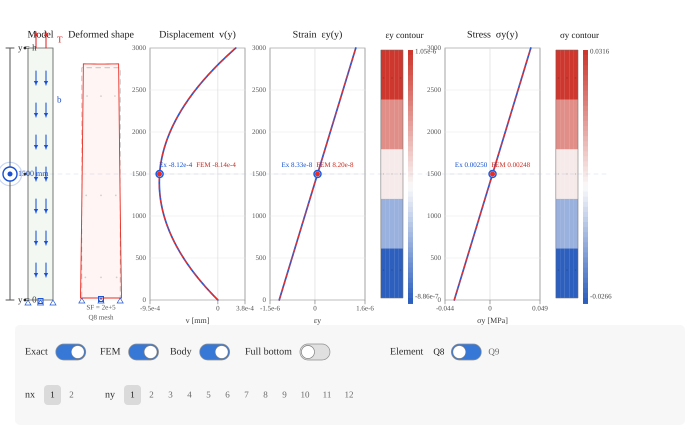
Frame 1 (no input)
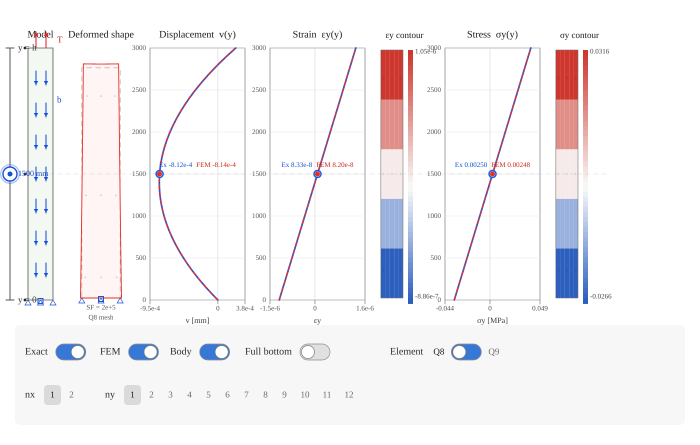
Frame 60 (no input)
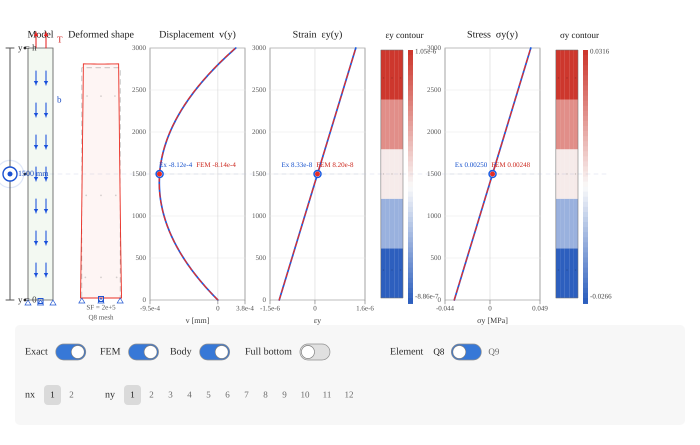
Frame 120 (the mouse pressed at the canvas centre since frame 60)

The p5.js sketch that drew these frames (run headless with seeded random() and noise() and a simulated clock; from frame 60 on, the mouse is pressed at the canvas centre):

// p5.js sketch
// ── sketch.js
// ============================================================
// INTERACTIVE Q8 / Q9 PLATE — COMPACT 700 px VERSION
// Exact 1D comparison + higher-order FEM + 3x3 GP contours
// Sparse PCG solver avoids p5.js "infinite loop" issue
// ============================================================

const W = 700;
const H = 445;

const FS_BASE = 10;
const FS_SMALL = 9;
const FS_TINY = 8;
const FS_XTINY = 7;

// Geometry / material / loading
const w = 500;                  // mm
const h = 3000;                 // mm
const thickness = 300;          // mm
const E = 3e4;                  // N/mm^2
const nu = 0.3;
const Ts = 0.04;                // N/mm^2
const bodyForceValue = -2.5e-5; // N/mm^3

// Display state
let showExact = true;
let showFEM = true;
let bodyForceOn = true;
let useQ9 = false;              // false = Q8, true = Q9
let fullBottomFixed = false;    // DEFAULT OFF

// Mesh
let nx = 1;
let ny = 1;

const nxOptions = [1, 2];

const nyOptions = [
  1, 2, 3, 4, 5, 6,
  7, 8, 9, 10, 11, 12
];

let femData;

// Slider
let currentY = 1500;
let sliderDragging = false;

// Layout
const graphTop = 48;
const graphBottom = 300;

const sliderX = 10;

const plateX = 28;
const plateW = 25;

const defTileX = 66;
const defTileW = 70;

const uPlotX = 150;

const epsPlotX = 270;
const epsContourX = 377;

const sigmaPlotX = 445;
const sigmaContourX = 552;

const plotW = 95;
const contourW = 55;

// Controls
const controlsX = 15;
const controlsY = 325;
const controlsW = W - 30;
const controlsH = 100;

let controlHits = [];

// Visual deformation scale
const deformationScale = 2e5;


// ============================================================
// SETUP / DRAW
// ============================================================

function setup() {

  createCanvas(
    W,
    H
  );

  pixelDensity(2);

  textFont("Anaheim");

  updateFEM();
}


function draw() {

  background(255);


  const exactV =
    displacementExact(
      currentY
    );


  const exactEps =
    strainExact(
      currentY
    );


  const exactSigma =
    stressExact(
      currentY
    );


  const femCurrent =
    getFEMValueAt(
      currentY
    );


  drawLoadingSchematic();

  drawVerticalSlider();

  drawDeformedShape();


  // ----------------------------------------------------------
  // DISPLACEMENT
  // ----------------------------------------------------------

  drawGraph(

    uPlotX,

    "Displacement  v(y)",

    "v [mm]",

    displacementExact,

    getCombinedRange(
      displacementExact,
      "v"
    ),

    exactV,

    femCurrent.v,

    "v"
  );


  // ----------------------------------------------------------
  // STRAIN
  // ----------------------------------------------------------

  drawGraph(

    epsPlotX,

    "Strain  εy(y)",

    "εy",

    strainExact,

    getCombinedRange(
      strainExact,
      "eps"
    ),

    exactEps,

    femCurrent.eps,

    "eps"
  );


  drawGaussContourTile(

    epsContourX,

    "εy contour",

    "eps"
  );


  // ----------------------------------------------------------
  // STRESS
  // ----------------------------------------------------------

  drawGraph(

    sigmaPlotX,

    "Stress  σy(y)",

    "σy [MPa]",

    stressExact,

    getCombinedRange(
      stressExact,
      "sigma"
    ),

    exactSigma,

    femCurrent.sigma,

    "sigma"
  );


  drawGaussContourTile(

    sigmaContourX,

    "σy contour",

    "sigma"
  );


  drawCurrentHeightGuide();

  drawControls();
}


// ============================================================
// FONT
// ============================================================

function fontSize(s) {

  textFont(
    "Anaheim"
  );

  textSize(s);
}


// ============================================================
// EXACT 1D SOLUTION
// ============================================================

function getBodyForce() {

  return bodyForceOn
    ? bodyForceValue
    : 0;
}


function displacementExact(y) {

  const b =
    getBodyForce();


  return (

    -(b / (2 * E))
    *
    y
    *
    y

    +

    (
      (Ts + b * h)
      /
      E
    )
    *
    y
  );
}


function strainExact(y) {

  const b =
    getBodyForce();


  return (

    -(b / E)
    *
    y

    +

    (Ts + b * h)
    /
    E
  );
}


function stressExact(y) {

  const b =
    getBodyForce();


  return (

    -b
    *
    y

    +

    Ts

    +

    b
    *
    h
  );
}


// ============================================================
// FEM UPDATE
// ============================================================

function updateFEM() {

  femData =
    solveHigherOrder(
      nx,
      ny,
      useQ9
    );


  femData.centerline =
    buildCenterlineData(
      femData,
      240
    );
}


// ============================================================
// STRUCTURED Q8 / Q9 MESH
// ============================================================

function generateHigherOrderMesh(
  nxRequested,
  nyRequested,
  q9
) {

  const coords = [];

  const nodeMap =
    new Map();


  function key(
    I,
    J
  ) {

    return `${I},${J}`;
  }


  function addNode(
    I,
    J
  ) {

    const k =
      key(
        I,
        J
      );


    if (
      nodeMap.has(k)
    ) {

      return nodeMap.get(k);
    }


    const n =
      coords.length;


    coords.push([

      w * I
      /
      (
        2 * nxRequested
      ),

      h * J
      /
      (
        2 * nyRequested
      )
    ]);


    nodeMap.set(
      k,
      n
    );


    return n;
  }


  // ----------------------------------------------------------
  // HALF-STEP STRUCTURED GRID
  //
  // Q8:
  // odd-odd centre nodes omitted
  //
  // Q9:
  // odd-odd centre nodes included
  // ----------------------------------------------------------

  for (
    let J = 0;
    J <= 2 * nyRequested;
    J++
  ) {

    for (
      let I = 0;
      I <= 2 * nxRequested;
      I++
    ) {

      if (
        !q9
        &&
        I % 2 === 1
        &&
        J % 2 === 1
      ) {

        continue;
      }


      addNode(
        I,
        J
      );
    }
  }


  // ----------------------------------------------------------
  // CONNECTIVITY
  //
  //       4 ----- 7 ----- 3
  //       |               |
  //       8       9       6
  //       |               |
  //       1 ----- 5 ----- 2
  // ----------------------------------------------------------

  const elements = [];


  for (
    let j = 0;
    j < nyRequested;
    j++
  ) {

    for (
      let i = 0;
      i < nxRequested;
      i++
    ) {

      const I =
        2 * i;


      const J =
        2 * j;


      const n1 =
        nodeMap.get(
          key(
            I,
            J
          )
        );


      const n2 =
        nodeMap.get(
          key(
            I + 2,
            J
          )
        );


      const n3 =
        nodeMap.get(
          key(
            I + 2,
            J + 2
          )
        );


      const n4 =
        nodeMap.get(
          key(
            I,
            J + 2
          )
        );


      const n5 =
        nodeMap.get(
          key(
            I + 1,
            J
          )
        );


      const n6 =
        nodeMap.get(
          key(
            I + 2,
            J + 1
          )
        );


      const n7 =
        nodeMap.get(
          key(
            I + 1,
            J + 2
          )
        );


      const n8 =
        nodeMap.get(
          key(
            I,
            J + 1
          )
        );


      if (q9) {

        const n9 =
          nodeMap.get(
            key(
              I + 1,
              J + 1
            )
          );


        elements.push([
          n1,
          n2,
          n3,
          n4,
          n5,
          n6,
          n7,
          n8,
          n9
        ]);
      }


      else {

        elements.push([
          n1,
          n2,
          n3,
          n4,
          n5,
          n6,
          n7,
          n8
        ]);
      }
    }
  }


  // ----------------------------------------------------------
  // BOUNDARY NODES
  // ----------------------------------------------------------

  const bottomNodes = [];

  const topNodes = [];


  for (
    let n = 0;
    n < coords.length;
    n++
  ) {

    if (
      Math.abs(
        coords[n][1]
      )
      <
      1e-9
    ) {

      bottomNodes.push(n);
    }


    if (
      Math.abs(
        coords[n][1] - h
      )
      <
      1e-9
    ) {

      topNodes.push(n);
    }
  }


  bottomNodes.sort(
    (a, b) =>
      coords[a][0]
      -
      coords[b][0]
  );


  topNodes.sort(
    (a, b) =>
      coords[a][0]
      -
      coords[b][0]
  );


  return {

    coords,

    elements,

    bottomNodes,

    topNodes,

    nx:
      nxRequested,

    ny:
      nyRequested,

    q9
  };
}


// ============================================================
// Q8 / Q9 SOLVER
// ============================================================

function solveHigherOrder(
  nxRequested,
  nyRequested,
  q9
) {

  const mesh =
    generateHigherOrderMesh(
      nxRequested,
      nyRequested,
      q9
    );


  const coords =
    mesh.coords;


  const elements =
    mesh.elements;


  const nNodes =
    coords.length;


  const ndof =
    2 * nNodes;


  const nen =
    q9
      ? 9
      : 8;


  const nedof =
    2 * nen;


  // ----------------------------------------------------------
  // GLOBAL ARRAYS
  // ----------------------------------------------------------

  const K =
    zerosMatrix(
      ndof,
      ndof
    );


  const Fb =
    new Array(
      ndof
    ).fill(0);


  const Fp =
    new Array(
      ndof
    ).fill(0);


  // ==========================================================
  // PLANE-STRESS MATRIX
  // ==========================================================

  const cD =
    E
    /
    (
      1 -
      nu * nu
    );


  const D = [

    [
      cD,
      cD * nu,
      0
    ],

    [
      cD * nu,
      cD,
      0
    ],

    [
      0,
      0,
      cD * (1 - nu) / 2
    ]
  ];


  // ==========================================================
  // FULL 3 x 3 GAUSS INTEGRATION
  // ==========================================================

  const g =
    Math.sqrt(
      3 / 5
    );


  const gp = [
    -g,
    0,
    g
  ];


  const gw = [
    5 / 9,
    8 / 9,
    5 / 9
  ];


  const bGlobal = [
    0,
    getBodyForce()
  ];


  // ==========================================================
  // ELEMENT LOOP
  // ==========================================================

  for (
    let e = 0;
    e < elements.length;
    e++
  ) {

    const nodes =
      elements[e];


    const xy =
      nodes.map(
        n =>
          coords[n]
      );


    const ke =
      zerosMatrix(
        nedof,
        nedof
      );


    const fbe =
      new Array(
        nedof
      ).fill(0);


    // --------------------------------------------------------
    // 3 x 3 INTEGRATION
    // --------------------------------------------------------

    for (
      let i = 0;
      i < 3;
      i++
    ) {

      for (
        let j = 0;
        j < 3;
        j++
      ) {

        const xi =
          gp[i];


        const eta =
          gp[j];


        const weight =
          gw[i]
          *
          gw[j];


        const kin =
          higherKinematics(
            xy,
            xi,
            eta,
            q9
          );


        // ----------------------------------------------------
        // STIFFNESS
        // ----------------------------------------------------

        const BtDB =
          matMul(

            transpose(
              kin.B
            ),

            matMul(
              D,
              kin.B
            )
          );


        addScaledMatrix(

          ke,

          BtDB,

          thickness
          *
          kin.detJ
          *
          weight
        );


        // ----------------------------------------------------
        // BODY FORCE
        // ----------------------------------------------------

        const fbGP =
          matVec(

            transpose(
              kin.Nmat
            ),

            bGlobal
          );


        const loadFactor =
          thickness
          *
          kin.detJ
          *
          weight;


        for (
          let a = 0;
          a < nedof;
          a++
        ) {

          fbe[a] +=
            loadFactor
            *
            fbGP[a];
        }
      }
    }


    // --------------------------------------------------------
    // GLOBAL ASSEMBLY
    // --------------------------------------------------------

    const edof =
      elementDofs(
        nodes
      );


    assembleMatrix(
      K,
      ke,
      edof
    );


    assembleVector(
      Fb,
      fbe,
      edof
    );
  }


  // ==========================================================
  // TOP TRACTION
  //
  // QUADRATIC EDGE
  //
  // CORNER : MIDSIDE : CORNER
  //
  // 1 : 4 : 1
  // ==========================================================

  const dx =
    w
    /
    nxRequested;


  for (
    let i = 0;
    i < nxRequested;
    i++
  ) {

    const e =
      (
        nyRequested - 1
      )
      *
      nxRequested
      +
      i;


    const nodes =
      elements[e];


    const n4 =
      nodes[3];


    const n7 =
      nodes[6];


    const n3 =
      nodes[2];


    const fCorner =
      Ts
      *
      thickness
      *
      dx
      /
      6;


    const fMid =
      4
      *
      Ts
      *
      thickness
      *
      dx
      /
      6;


    Fp[
      2 * n4 + 1
    ] +=
      fCorner;


    Fp[
      2 * n7 + 1
    ] +=
      fMid;


    Fp[
      2 * n3 + 1
    ] +=
      fCorner;
  }


  // ==========================================================
  // TOTAL FORCE
  // ==========================================================

  const F =
    Fb.map(
      (
        value,
        i
      ) =>
        value
        +
        Fp[i]
    );


  // ==========================================================
  // BOUNDARY CONDITIONS
  // ==========================================================

  const BCy =
    mesh.bottomNodes.slice();


  let BCx;


  // ----------------------------------------------------------
  // FULL BOTTOM
  // ----------------------------------------------------------

  if (
    fullBottomFixed
  ) {

    BCx =
      mesh.bottomNodes.slice();
  }


  // ----------------------------------------------------------
  // DEFAULT:
  //
  // v = 0 along bottom
  // u = 0 at one bottom node
  // ----------------------------------------------------------

  else {

    let anchor =
      mesh.bottomNodes[0];


    let best =
      Math.abs(
        coords[anchor][0]
        -
        w / 2
      );


    for (
      const n
      of mesh.bottomNodes
    ) {

      const err =
        Math.abs(
          coords[n][0]
          -
          w / 2
        );


      if (
        err < best
      ) {

        best =
          err;


        anchor =
          n;
      }
    }


    BCx = [
      anchor
    ];
  }


  // ----------------------------------------------------------
  // FIXED DOFS
  // ----------------------------------------------------------

  const fixed = [];


  for (
    const n
    of BCx
  ) {

    fixed.push(
      2 * n
    );
  }


  for (
    const n
    of BCy
  ) {

    fixed.push(
      2 * n + 1
    );
  }


  const fixedUnique =
    Array.from(
      new Set(
        fixed
      )
    )
    .sort(
      (a, b) =>
        a - b
    );


  const fixedSet =
    new Set(
      fixedUnique
    );


  const free = [];


  for (
    let i = 0;
    i < ndof;
    i++
  ) {

    if (
      !fixedSet.has(i)
    ) {

      free.push(i);
    }
  }


  // ==========================================================
  // SOLVE USING SPARSE PCG
  // ==========================================================

  const dFree =
    solveReducedSparsePCG(
      K,
      F,
      free
    );


  const d =
    new Array(
      ndof
    ).fill(0);


  for (
    let i = 0;
    i < free.length;
    i++
  ) {

    d[
      free[i]
    ] =
      dFree[i];
  }


  // ==========================================================
  // REACTIONS
  // ==========================================================

  const R =
    matVec(
      K,
      d
    )
    .map(
      (
        value,
        i
      ) =>
        value
        -
        F[i]
    );


  // ==========================================================
  // GAUSS-POINT POSTPROCESSING
  // ==========================================================

  const gaussResults = [];


  for (
    let e = 0;
    e < elements.length;
    e++
  ) {

    const nodes =
      elements[e];


    const xy =
      nodes.map(
        n =>
          coords[n]
      );


    const edof =
      elementDofs(
        nodes
      );


    const de =
      edof.map(
        k =>
          d[k]
      );


    const points = [];


    for (
      let i = 0;
      i < 3;
      i++
    ) {

      for (
        let j = 0;
        j < 3;
        j++
      ) {

        const xi =
          gp[i];


        const eta =
          gp[j];


        const kin =
          higherKinematics(
            xy,
            xi,
            eta,
            q9
          );


        const strain =
          matVec(
            kin.B,
            de
          );


        const stress =
          matVec(
            D,
            strain
          );


        const pos =
          naturalPoint(
            xy,
            xi,
            eta,
            q9
          );


        points.push({

          i,

          j,

          xi,

          eta,

          x:
            pos[0],

          y:
            pos[1],

          eps:
            strain[1],

          sigma:
            stress[1]
        });
      }
    }


    gaussResults.push(
      points
    );
  }


  return {

    ...mesh,

    nNodes,

    ndof,

    D,

    K,

    Fb,

    Fp,

    F,

    d,

    R,

    BCx,

    BCy,

    fixed:
      fixedUnique,

    free,

    gaussResults,

    gauss1D:
      gp,

    gaussWeights:
      gw
  };
}


// ============================================================
// SPARSE PRECONDITIONED CONJUGATE GRADIENT SOLVER
// ============================================================

function solveReducedSparsePCG(
  K,
  F,
  free
) {

  const n =
    free.length;


  if (
    n === 0
  ) {

    return [];
  }


  const b =
    new Array(
      n
    );


  const rows =
    new Array(
      n
    );


  const invDiag =
    new Array(
      n
    );


  // ----------------------------------------------------------
  // CONVERT REDUCED STIFFNESS MATRIX TO SPARSE ROWS
  // ----------------------------------------------------------

  for (
    let i = 0;
    i < n;
    i++
  ) {

    const gi =
      free[i];


    b[i] =
      F[gi];


    const sparseRow = [];


    for (
      let j = 0;
      j < n;
      j++
    ) {

      const value =
        K[
          gi
        ][
          free[j]
        ];


      if (
        Math.abs(
          value
        )
        >
        1e-15
      ) {

        sparseRow.push([
          j,
          value
        ]);
      }
    }


    rows[i] =
      sparseRow;


    const diagonal =
      K[
        gi
      ][
        gi
      ];


    if (
      Math.abs(
        diagonal
      )
      <
      1e-20
    ) {

      throw new Error(
        "Zero diagonal found in reduced stiffness matrix."
      );
    }


    invDiag[i] =
      1
      /
      diagonal;
  }


  // ----------------------------------------------------------
  // INITIAL SOLUTION
  // ----------------------------------------------------------

  const x =
    new Array(
      n
    ).fill(0);


  const r =
    b.slice();


  const z =
    new Array(
      n
    );


  const p =
    new Array(
      n
    );


  // ----------------------------------------------------------
  // JACOBI PRECONDITIONER
  // ----------------------------------------------------------

  for (
    let i = 0;
    i < n;
    i++
  ) {

    z[i] =
      invDiag[i]
      *
      r[i];


    p[i] =
      z[i];
  }


  let rzOld =
    dotProduct(
      r,
      z
    );


  const bNorm =
    Math.sqrt(
      dotProduct(
        b,
        b
      )
    );


  if (
    bNorm < 1e-20
  ) {

    return x;
  }


  const tolerance =
    Math.max(
      1e-10 * bNorm,
      1e-12
    );


  const maxIterations =
    Math.max(
      250,
      3 * n
    );


  // ==========================================================
  // PCG ITERATION
  // ==========================================================

  for (
    let iter = 0;
    iter < maxIterations;
    iter++
  ) {

    const Ap =
      sparseMatVec(
        rows,
        p
      );


    const pAp =
      dotProduct(
        p,
        Ap
      );


    if (
      Math.abs(
        pAp
      )
      <
      1e-30
    ) {

      throw new Error(
        "PCG breakdown: stiffness matrix may be singular."
      );
    }


    const alpha =
      rzOld
      /
      pAp;


    let residualSquared = 0;


    for (
      let i = 0;
      i < n;
      i++
    ) {

      x[i] +=
        alpha
        *
        p[i];


      r[i] -=
        alpha
        *
        Ap[i];


      residualSquared +=
        r[i]
        *
        r[i];
    }


    // --------------------------------------------------------
    // CONVERGENCE
    // --------------------------------------------------------

    if (
      Math.sqrt(
        residualSquared
      )
      <=
      tolerance
    ) {

      return x;
    }


    // --------------------------------------------------------
    // PRECONDITION
    // --------------------------------------------------------

    for (
      let i = 0;
      i < n;
      i++
    ) {

      z[i] =
        invDiag[i]
        *
        r[i];
    }


    const rzNew =
      dotProduct(
        r,
        z
      );


    const beta =
      rzNew
      /
      rzOld;


    for (
      let i = 0;
      i < n;
      i++
    ) {

      p[i] =
        z[i]
        +
        beta
        *
        p[i];
    }


    rzOld =
      rzNew;
  }


  return x;
}


// ============================================================
// SPARSE MATRIX-VECTOR PRODUCT
// ============================================================

function sparseMatVec(
  rows,
  x
) {

  const y =
    new Array(
      rows.length
    ).fill(0);


  for (
    let i = 0;
    i < rows.length;
    i++
  ) {

    let sum = 0;


    const row =
      rows[i];


    for (
      let k = 0;
      k < row.length;
      k++
    ) {

      const entry =
        row[k];


      sum +=
        entry[1]
        *
        x[
          entry[0]
        ];
    }


    y[i] =
      sum;
  }


  return y;
}


// ============================================================
// DOT PRODUCT
// ============================================================

function dotProduct(
  a,
  b
) {

  let value = 0;


  for (
    let i = 0;
    i < a.length;
    i++
  ) {

    value +=
      a[i]
      *
      b[i];
  }


  return value;
}


// ============================================================
// Q8 / Q9 KINEMATICS
// ============================================================

function higherKinematics(
  xy,
  xi,
  eta,
  q9
) {

  const shape =
    q9

      ? q9ShapeFunctions(
          xi,
          eta
        )

      : q8ShapeFunctions(
          xi,
          eta
        );


  const N =
    shape.N;


  const dNdxi =
    shape.dNdxi;


  const dNdeta =
    shape.dNdeta;


  const nen =
    N.length;


  let dx_dxi = 0;

  let dy_dxi = 0;

  let dx_deta = 0;

  let dy_deta = 0;


  for (
    let a = 0;
    a < nen;
    a++
  ) {

    dx_dxi +=
      dNdxi[a]
      *
      xy[a][0];


    dy_dxi +=
      dNdxi[a]
      *
      xy[a][1];


    dx_deta +=
      dNdeta[a]
      *
      xy[a][0];


    dy_deta +=
      dNdeta[a]
      *
      xy[a][1];
  }


  const J = [

    [
      dx_dxi,
      dy_dxi
    ],

    [
      dx_deta,
      dy_deta
    ]
  ];


  const detJ =

    J[0][0]
    *
    J[1][1]

    -

    J[0][1]
    *
    J[1][0];


  if (
    detJ <= 1e-12
  ) {

    throw new Error(
      "Q8/Q9 element has non-positive Jacobian."
    );
  }


  const invJ = [

    [
      J[1][1] / detJ,
      -J[0][1] / detJ
    ],

    [
      -J[1][0] / detJ,
      J[0][0] / detJ
    ]
  ];


  const dNdx =
    new Array(
      nen
    );


  const dNdy =
    new Array(
      nen
    );


  for (
    let a = 0;
    a < nen;
    a++
  ) {

    dNdx[a] =

      invJ[0][0]
      *
      dNdxi[a]

      +

      invJ[0][1]
      *
      dNdeta[a];


    dNdy[a] =

      invJ[1][0]
      *
      dNdxi[a]

      +

      invJ[1][1]
      *
      dNdeta[a];
  }


  const B =
    zerosMatrix(
      3,
      2 * nen
    );


  const Nmat =
    zerosMatrix(
      2,
      2 * nen
    );


  for (
    let a = 0;
    a < nen;
    a++
  ) {

    B[0][
      2 * a
    ] =
      dNdx[a];


    B[1][
      2 * a + 1
    ] =
      dNdy[a];


    B[2][
      2 * a
    ] =
      dNdy[a];


    B[2][
      2 * a + 1
    ] =
      dNdx[a];


    Nmat[0][
      2 * a
    ] =
      N[a];


    Nmat[1][
      2 * a + 1
    ] =
      N[a];
  }


  return {

    N,

    B,

    Nmat,

    J,

    detJ,

    dNdx,

    dNdy
  };
}


// ============================================================
// NATURAL -> PHYSICAL POINT
// ============================================================

function naturalPoint(
  xy,
  xi,
  eta,
  q9
) {

  const shape =
    q9

      ? q9ShapeFunctions(
          xi,
          eta
        )

      : q8ShapeFunctions(
          xi,
          eta
        );


  let x = 0;

  let y = 0;


  for (
    let a = 0;
    a < shape.N.length;
    a++
  ) {

    x +=
      shape.N[a]
      *
      xy[a][0];


    y +=
      shape.N[a]
      *
      xy[a][1];
  }


  return [
    x,
    y
  ];
}


// ============================================================
// Q8 SHAPE FUNCTIONS
// ============================================================

function q8ShapeFunctions(
  xi,
  eta
) {

  const N =
    new Array(8);


  const dNdxi =
    new Array(8);


  const dNdeta =
    new Array(8);


  // ----------------------------------------------------------
  // N
  // ----------------------------------------------------------

  N[0] =
    -0.25
    *
    (1 - xi)
    *
    (1 - eta)
    *
    (1 + xi + eta);


  N[1] =
    -0.25
    *
    (1 + xi)
    *
    (1 - eta)
    *
    (1 - xi + eta);


  N[2] =
    -0.25
    *
    (1 + xi)
    *
    (1 + eta)
    *
    (1 - xi - eta);


  N[3] =
    -0.25
    *
    (1 - xi)
    *
    (1 + eta)
    *
    (1 + xi - eta);


  N[4] =
    0.5
    *
    (1 - xi * xi)
    *
    (1 - eta);


  N[5] =
    0.5
    *
    (1 + xi)
    *
    (1 - eta * eta);


  N[6] =
    0.5
    *
    (1 - xi * xi)
    *
    (1 + eta);


  N[7] =
    0.5
    *
    (1 - xi)
    *
    (1 - eta * eta);


  // ----------------------------------------------------------
  // dN/dxi
  // ----------------------------------------------------------

  dNdxi[0] =
    0.25
    *
    (1 - eta)
    *
    (2 * xi + eta);


  dNdxi[1] =
    0.25
    *
    (1 - eta)
    *
    (2 * xi - eta);


  dNdxi[2] =
    0.25
    *
    (1 + eta)
    *
    (2 * xi + eta);


  dNdxi[3] =
    0.25
    *
    (1 + eta)
    *
    (2 * xi - eta);


  dNdxi[4] =
    -xi
    *
    (1 - eta);


  dNdxi[5] =
    0.5
    *
    (1 - eta * eta);


  dNdxi[6] =
    -xi
    *
    (1 + eta);


  dNdxi[7] =
    -0.5
    *
    (1 - eta * eta);


  // ----------------------------------------------------------
  // dN/deta
  // ----------------------------------------------------------

  dNdeta[0] =
    0.25
    *
    (1 - xi)
    *
    (xi + 2 * eta);


  dNdeta[1] =
    0.25
    *
    (1 + xi)
    *
    (-xi + 2 * eta);


  dNdeta[2] =
    0.25
    *
    (1 + xi)
    *
    (xi + 2 * eta);


  dNdeta[3] =
    0.25
    *
    (1 - xi)
    *
    (-xi + 2 * eta);


  dNdeta[4] =
    -0.5
    *
    (1 - xi * xi);


  dNdeta[5] =
    -(1 + xi)
    *
    eta;


  dNdeta[6] =
    0.5
    *
    (1 - xi * xi);


  dNdeta[7] =
    -(1 - xi)
    *
    eta;


  return {

    N,

    dNdxi,

    dNdeta
  };
}


// ============================================================
// Q9 SHAPE FUNCTIONS
// ============================================================

function q9ShapeFunctions(
  xi,
  eta
) {

  function Lm(s) {

    return 0.5 * s * (s - 1);
  }


  function L0(s) {

    return 1 - s * s;
  }


  function Lp(s) {

    return 0.5 * s * (s + 1);
  }


  function dLm(s) {

    return s - 0.5;
  }


  function dL0(s) {

    return -2 * s;
  }


  function dLp(s) {

    return s + 0.5;
  }


  const xm =
    Lm(xi);


  const x0 =
    L0(xi);


  const xp =
    Lp(xi);


  const em =
    Lm(eta);


  const e0 =
    L0(eta);


  const ep =
    Lp(eta);


  const dxm =
    dLm(xi);


  const dx0 =
    dL0(xi);


  const dxp =
    dLp(xi);


  const dem =
    dLm(eta);


  const de0 =
    dL0(eta);


  const dep =
    dLp(eta);


  const N = [

    xm * em,

    xp * em,

    xp * ep,

    xm * ep,

    x0 * em,

    xp * e0,

    x0 * ep,

    xm * e0,

    x0 * e0
  ];


  const dNdxi = [

    dxm * em,

    dxp * em,

    dxp * ep,

    dxm * ep,

    dx0 * em,

    dxp * e0,

    dx0 * ep,

    dxm * e0,

    dx0 * e0
  ];


  const dNdeta = [

    xm * dem,

    xp * dem,

    xp * dep,

    xm * dep,

    x0 * dem,

    xp * de0,

    x0 * dep,

    xm * de0,

    x0 * de0
  ];


  return {

    N,

    dNdxi,

    dNdeta
  };
}


// ============================================================
// DOF / MATRIX HELPERS
// ============================================================

function elementDofs(
  nodes
) {

  const edof = [];


  for (
    const n
    of nodes
  ) {

    edof.push(
      2 * n,
      2 * n + 1
    );
  }


  return edof;
}


function zerosMatrix(
  rows,
  cols
) {

  return Array.from(

    {
      length:
        rows
    },

    () =>
      new Array(
        cols
      ).fill(0)
  );
}


function transpose(A) {

  const T =
    zerosMatrix(
      A[0].length,
      A.length
    );


  for (
    let i = 0;
    i < A.length;
    i++
  ) {

    for (
      let j = 0;
      j < A[0].length;
      j++
    ) {

      T[j][i] =
        A[i][j];
    }
  }


  return T;
}


function matMul(
  A,
  B
) {

  const C =
    zerosMatrix(
      A.length,
      B[0].length
    );


  for (
    let i = 0;
    i < A.length;
    i++
  ) {

    for (
      let k = 0;
      k < A[0].length;
      k++
    ) {

      const aik =
        A[i][k];


      if (
        aik === 0
      ) {

        continue;
      }


      for (
        let j = 0;
        j < B[0].length;
        j++
      ) {

        C[i][j] +=
          aik
          *
          B[k][j];
      }
    }
  }


  return C;
}


function matVec(
  A,
  x
) {

  const y =
    new Array(
      A.length
    ).fill(0);


  for (
    let i = 0;
    i < A.length;
    i++
  ) {

    let sum = 0;


    const row =
      A[i];


    for (
      let j = 0;
      j < row.length;
      j++
    ) {

      sum +=
        row[j]
        *
        x[j];
    }


    y[i] =
      sum;
  }


  return y;
}


function addScaledMatrix(
  A,
  B,
  multiplier
) {

  for (
    let i = 0;
    i < A.length;
    i++
  ) {

    for (
      let j = 0;
      j < A[0].length;
      j++
    ) {

      A[i][j] +=
        multiplier
        *
        B[i][j];
    }
  }
}


function assembleMatrix(
  K,
  ke,
  dof
) {

  for (
    let i = 0;
    i < dof.length;
    i++
  ) {

    for (
      let j = 0;
      j < dof.length;
      j++
    ) {

      K[
        dof[i]
      ][
        dof[j]
      ] +=
        ke[i][j];
    }
  }
}


function assembleVector(
  F,
  fe,
  dof
) {

  for (
    let i = 0;
    i < dof.length;
    i++
  ) {

    F[
      dof[i]
    ] +=
      fe[i];
  }
}


// ============================================================
// CENTRELINE RESULTS
// ============================================================

function buildCenterlineData(
  fem,
  nSamples
) {

  const ys = [];

  const v = [];

  const eps = [];

  const sigma = [];

  const eid = [];


  for (
    let i = 0;
    i <= nSamples;
    i++
  ) {

    const y =
      h
      *
      i
      /
      nSamples;


    const q =
      getFEMValueAtModel(
        fem,
        y
      );


    ys.push(y);

    v.push(
      q.v
    );

    eps.push(
      q.eps
    );

    sigma.push(
      q.sigma
    );

    eid.push(
      q.eid
    );
  }


  return {

    ys,

    v,

    eps,

    sigma,

    eid
  };
}


function getFEMValueAt(y) {

  return getFEMValueAtModel(
    femData,
    y
  );
}


// ============================================================
// FEM VALUE AT HEIGHT y
// ============================================================

function getFEMValueAtModel(
  fem,
  y
) {

  // Slight right offset when nx=2 so the sampling line
  // is not exactly on the interface between two elements.

  let x =
    w / 2
    +
    1e-8
    *
    w;


  x =
    constrain(
      x,
      1e-9,
      w - 1e-9
    );


  const yy =
    constrain(
      y,
      1e-9 * h,
      h - 1e-9 * h
    );


  const dx =
    w
    /
    fem.nx;


  const dy =
    h
    /
    fem.ny;


  let i =
    Math.floor(
      x / dx
    );


  let j =
    Math.floor(
      yy / dy
    );


  i =
    constrain(
      i,
      0,
      fem.nx - 1
    );


  j =
    constrain(
      j,
      0,
      fem.ny - 1
    );


  const eid =
    j
    *
    fem.nx
    +
    i;


  const nodes =
    fem.elements[
      eid
    ];


  const xy =
    nodes.map(
      n =>
        fem.coords[n]
    );


  const xLeft =
    i
    *
    dx;


  const yBottom =
    j
    *
    dy;


  const xi =

    2
    *
    (
      x - xLeft
    )
    /
    dx

    -

    1;


  const eta =

    2
    *
    (
      yy - yBottom
    )
    /
    dy

    -

    1;


  const kin =
    higherKinematics(
      xy,
      xi,
      eta,
      fem.q9
    );


  const edof =
    elementDofs(
      nodes
    );


  const de =
    edof.map(
      k =>
        fem.d[k]
    );


  const displacement =
    matVec(
      kin.Nmat,
      de
    );


  const strain =
    matVec(
      kin.B,
      de
    );


  const stress =
    matVec(
      fem.D,
      strain
    );


  return {

    u:
      displacement[0],

    v:
      displacement[1],

    eps:
      strain[1],

    sigma:
      stress[1],

    eid,

    xi,

    eta
  };
}


// ============================================================
// MODEL TILE
// ============================================================

function drawLoadingSchematic() {

  const top =
    graphTop;


  const bottom =
    graphBottom;


  const plateH =
    bottom
    -
    top;


  noStroke();

  fill(30);

  fontSize(
    FS_BASE
  );


  textAlign(
    CENTER,
    BOTTOM
  );


  text(
    "Model",
    plateX + plateW / 2,
    graphTop - 8
  );


  // ----------------------------------------------------------
  // PLATE
  // ----------------------------------------------------------

  fill(
    243,
    249,
    242
  );


  stroke(85);

  strokeWeight(
    0.8
  );


  rect(
    plateX,
    top,
    plateW,
    plateH
  );


  // ----------------------------------------------------------
  // MESH
  // ----------------------------------------------------------

  if (
    showFEM
  ) {

    for (
      let j = 0;
      j <= ny;
      j++
    ) {

      const yy =
        map(
          j,
          0,
          ny,
          bottom,
          top
        );


      stroke(
        155,
        155,
        155,
        85
      );


      strokeWeight(
        0.55
      );


      line(
        plateX,
        yy,
        plateX + plateW,
        yy
      );
    }


    for (
      let i = 1;
      i < nx;
      i++
    ) {

      const xx =
        plateX
        +
        plateW
        *
        i
        /
        nx;


      line(
        xx,
        top,
        xx,
        bottom
      );
    }


    noStroke();

    fill(40);


    for (
      let j = 0;
      j <= 2 * ny;
      j++
    ) {

      const yy =
        map(
          j,
          0,
          2 * ny,
          bottom,
          top
        );


      circle(
        plateX - 3,
        yy,
        ny >= 8
          ? 2
          : 2.8
      );
    }
  }


  // ----------------------------------------------------------
  // BODY FORCE
  // ----------------------------------------------------------

  if (
    bodyForceOn
  ) {

    for (
      let row = 0;
      row < 7;
      row++
    ) {

      const yy =
        top
        +
        30
        +
        row
        *
        (
          plateH - 60
        )
        /
        6;


      drawArrow(

        plateX + 8,
        yy - 7,

        plateX + 8,
        yy + 7,

        color(
          25,
          80,
          220
        )
      );


      drawArrow(

        plateX + 18,
        yy - 7,

        plateX + 18,
        yy + 7,

        color(
          25,
          80,
          220
        )
      );
    }


    noStroke();

    fill(
      25,
      75,
      195
    );


    fontSize(
      FS_SMALL
    );


    textAlign(
      LEFT,
      CENTER
    );


    text(
      "b",
      plateX + plateW + 4,
      top + 52
    );
  }


  // ----------------------------------------------------------
  // TOP TRACTION
  // ----------------------------------------------------------

  for (
    let i = 0;
    i < 2;
    i++
  ) {

    drawArrow(

      plateX + 8 + i * 10,
      top,

      plateX + 8 + i * 10,
      top - 16,

      color(
        230,
        35,
        35
      )
    );
  }


  noStroke();

  fill(
    210,
    30,
    30
  );


  fontSize(
    FS_SMALL
  );


  textAlign(
    LEFT,
    CENTER
  );


  text(
    "T",
    plateX + plateW + 4,
    top - 8
  );


  drawSchematicSupports(
    plateX,
    bottom,
    plateW
  );
}


// ============================================================
// SUPPORTS
// ============================================================

function drawSchematicSupports(
  x0,
  y0,
  widthPx
) {

  if (
    fullBottomFixed
  ) {

    stroke(55);

    strokeWeight(
      0.85
    );


    line(
      x0 - 4,
      y0,
      x0 + widthPx + 4,
      y0
    );


    for (
      let x = -2;
      x <= widthPx + 5;
      x += 6
    ) {

      line(
        x0 + x,
        y0,
        x0 + x - 4,
        y0 + 5
      );
    }
  }


  else {

    for (
      const n
      of femData.bottomNodes
    ) {

      const xx =
        map(

          femData.coords[n][0],

          0,
          w,

          x0,
          x0 + widthPx
        );


      noFill();

      stroke(
        30,
        85,
        210
      );


      strokeWeight(
        0.7
      );


      triangle(

        xx,
        y0,

        xx - 3,
        y0 + 5,

        xx + 3,
        y0 + 5
      );
    }


    const n =
      femData.BCx[0];


    const xx =
      map(

        femData.coords[n][0],

        0,
        w,

        x0,
        x0 + widthPx
      );


    noFill();

    stroke(
      30,
      85,
      210
    );


    strokeWeight(
      1
    );


    rectMode(
      CENTER
    );


    rect(
      xx,
      y0 + 1,
      5,
      5
    );


    rectMode(
      CORNER
    );
  }
}


// ============================================================
// DEFORMED SHAPE
// ============================================================

function drawDeformedShape() {

  const left =
    defTileX;


  const right =
    defTileX
    +
    defTileW;


  noStroke();

  fill(30);

  fontSize(
    FS_BASE
  );


  textAlign(
    CENTER,
    BOTTOM
  );


  text(
    "Deformed shape",
    (left + right) / 2,
    graphTop - 8
  );


  // IMPORTANT:
  //
  // Do NOT call this variable "scale".
  // scale() is a built-in p5.js function.

  const meshScale =

    (
      graphBottom
      -
      graphTop
      -
      8
    )

    /

    (
      1.06
      *
      h
    );


  const xc =
    left
    +
    defTileW / 2;


  const yBottom =
    graphBottom - 2;


  function screenPoint(
    x,
    y
  ) {

    return [

      xc
      +
      (
        x - w / 2
      )
      *
      meshScale,

      yBottom
      -
      y
      *
      meshScale
    ];
  }


  // ----------------------------------------------------------
  // UNDEFORMED
  // ----------------------------------------------------------

  noFill();

  stroke(
    105,
    105,
    105,
    150
  );


  strokeWeight(
    0.6
  );


  drawingContext.setLineDash(
    [
      5,
      4
    ]
  );


  for (
    const element
    of femData.elements
  ) {

    drawElementBoundary(
      element,
      screenPoint,
      false
    );
  }


  drawingContext.setLineDash(
    []
  );


  // ----------------------------------------------------------
  // DEFORMED
  // ----------------------------------------------------------

  if (
    showFEM
  ) {

    fill(
      235,
      45,
      35,
      12
    );


    stroke(
      235,
      45,
      35
    );


    strokeWeight(
      0.9
    );


    for (
      const element
      of femData.elements
    ) {

      drawElementBoundary(
        element,
        screenPoint,
        true
      );
    }


    drawDeformedGaussPoints(
      screenPoint
    );
  }


  drawDeformedSupports(
    screenPoint
  );


  noStroke();

  fill(85);

  fontSize(
    FS_XTINY
  );


  textAlign(
    CENTER,
    TOP
  );


  text(
    `SF = ${deformationScale.toExponential(0)}`,
    (left + right) / 2,
    graphBottom + 4
  );


  text(
    useQ9
      ? "Q9 mesh"
      : "Q8 mesh",
    (left + right) / 2,
    graphBottom + 14
  );
}


// ============================================================
// HIGHER-ORDER ELEMENT BOUNDARY
// ============================================================

function drawElementBoundary(
  element,
  screenPoint,
  deformed
) {

  const nodes =
    element;


  const xy =
    nodes.map(
      n =>
        femData.coords[n]
    );


  const edof =
    elementDofs(
      nodes
    );


  const de =
    edof.map(
      k =>
        femData.d[k]
    );


  const nEdge =
    10;


  function mapped(
    xi,
    eta
  ) {

    const shape =
      femData.q9

        ? q9ShapeFunctions(
            xi,
            eta
          )

        : q8ShapeFunctions(
            xi,
            eta
          );


    let x = 0;

    let y = 0;


    for (
      let a = 0;
      a < nodes.length;
      a++
    ) {

      let xa =
        xy[a][0];


      let ya =
        xy[a][1];


      if (
        deformed
      ) {

        xa +=
          deformationScale
          *
          de[
            2 * a
          ];


        ya +=
          deformationScale
          *
          de[
            2 * a + 1
          ];
      }


      x +=
        shape.N[a]
        *
        xa;


      y +=
        shape.N[a]
        *
        ya;
    }


    return screenPoint(
      x,
      y
    );
  }


  beginShape();


  // bottom edge

  for (
    let k = 0;
    k <= nEdge;
    k++
  ) {

    const s =
      -1
      +
      2 * k / nEdge;


    const p =
      mapped(
        s,
        -1
      );


    vertex(
      p[0],
      p[1]
    );
  }


  // right edge

  for (
    let k = 1;
    k <= nEdge;
    k++
  ) {

    const s =
      -1
      +
      2 * k / nEdge;


    const p =
      mapped(
        1,
        s
      );


    vertex(
      p[0],
      p[1]
    );
  }


  // top edge

  for (
    let k = 1;
    k <= nEdge;
    k++
  ) {

    const s =
      1
      -
      2 * k / nEdge;


    const p =
      mapped(
        s,
        1
      );


    vertex(
      p[0],
      p[1]
    );
  }


  // left edge

  for (
    let k = 1;
    k < nEdge;
    k++
  ) {

    const s =
      1
      -
      2 * k / nEdge;


    const p =
      mapped(
        -1,
        s
      );


    vertex(
      p[0],
      p[1]
    );
  }


  endShape(
    CLOSE
  );
}


// ============================================================
// SUBTLE 3 x 3 GAUSS POINTS
// ============================================================

function drawDeformedGaussPoints(
  screenPoint
) {

  const g =
    Math.sqrt(
      3 / 5
    );


  const gps = [
    -g,
    0,
    g
  ];


  push();


  noStroke();


  fill(
    70,
    70,
    70,
    58
  );


  for (
    let e = 0;
    e < femData.elements.length;
    e++
  ) {

    const nodes =
      femData.elements[e];


    const xy =
      nodes.map(
        n =>
          femData.coords[n]
      );


    const edof =
      elementDofs(
        nodes
      );


    const de =
      edof.map(
        k =>
          femData.d[k]
      );


    for (
      const xi
      of gps
    ) {

      for (
        const eta
        of gps
      ) {

        const shape =
          femData.q9

            ? q9ShapeFunctions(
                xi,
                eta
              )

            : q8ShapeFunctions(
                xi,
                eta
              );


        let x = 0;

        let y = 0;


        for (
          let a = 0;
          a < nodes.length;
          a++
        ) {

          const xd =
            xy[a][0]
            +
            deformationScale
            *
            de[
              2 * a
            ];


          const yd =
            xy[a][1]
            +
            deformationScale
            *
            de[
              2 * a + 1
            ];


          x +=
            shape.N[a]
            *
            xd;


          y +=
            shape.N[a]
            *
            yd;
        }


        const p =
          screenPoint(
            x,
            y
          );


        circle(
          p[0],
          p[1],
          1.7
        );
      }
    }
  }


  pop();
}


// ============================================================
// DEFORMED SUPPORTS
// ============================================================

function drawDeformedSupports(
  screenPoint
) {

  if (
    fullBottomFixed
  ) {

    const a =
      screenPoint(
        0,
        0
      );


    const b =
      screenPoint(
        w,
        0
      );


    stroke(
      30,
      85,
      210
    );


    strokeWeight(
      0.8
    );


    line(
      a[0] - 3,
      a[1],
      b[0] + 3,
      b[1]
    );


    for (
      let xx = a[0] - 2;
      xx <= b[0] + 3;
      xx += 5
    ) {

      line(
        xx,
        a[1],
        xx - 3,
        a[1] + 5
      );
    }
  }


  else {

    for (
      const n
      of femData.BCy
    ) {

      const q =
        screenPoint(
          femData.coords[n][0],
          0
        );


      noFill();

      stroke(
        30,
        85,
        210
      );


      strokeWeight(
        0.7
      );


      triangle(

        q[0],
        q[1],

        q[0] - 3,
        q[1] + 5,

        q[0] + 3,
        q[1] + 5
      );
    }


    const n =
      femData.BCx[0];


    const q =
      screenPoint(
        femData.coords[n][0],
        0
      );


    noFill();

    stroke(
      30,
      85,
      210
    );


    strokeWeight(
      1
    );


    rectMode(
      CENTER
    );


    rect(
      q[0],
      q[1] + 1,
      5,
      5
    );


    rectMode(
      CORNER
    );
  }
}


// ============================================================
// GAUSS-POINT CONTOURS
// ============================================================

function drawGaussContourTile(
  x0,
  title,
  field
) {

  const bodyLeft =
    x0 + 4;


  const bodyRight =
    x0 + 26;


  const bodyTop =
    graphTop + 2;


  const bodyBottom =
    graphBottom - 2;


  noStroke();

  fill(30);

  fontSize(
    FS_SMALL
  );


  textAlign(
    CENTER,
    BOTTOM
  );


  text(
    title,
    x0 + contourW / 2,
    graphTop - 8
  );


  function toScreen(
    x,
    y
  ) {

    return [

      map(
        x,
        0,
        w,
        bodyLeft,
        bodyRight
      ),

      map(
        y,
        0,
        h,
        bodyBottom,
        bodyTop
      )
    ];
  }


  // ----------------------------------------------------------
  // FEM OFF
  // ----------------------------------------------------------

  if (
    !showFEM
  ) {

    noFill();

    stroke(210);

    strokeWeight(
      0.5
    );


    rect(
      bodyLeft,
      bodyTop,
      bodyRight - bodyLeft,
      bodyBottom - bodyTop
    );


    noStroke();

    fill(150);

    fontSize(
      FS_XTINY
    );


    textAlign(
      CENTER,
      CENTER
    );


    text(
      "FEM off",
      x0 + contourW / 2,
      (bodyTop + bodyBottom) / 2
    );


    return;
  }


  const range =
    gaussFieldRange(
      field
    );


  const minV =
    range.min;


  const maxV =
    range.max;


  // ----------------------------------------------------------
  // INTERPOLATE 3 x 3 GAUSS VALUES
  // ----------------------------------------------------------

  const nSub =
    5;


  noStroke();


  for (
    let e = 0;
    e < femData.elements.length;
    e++
  ) {

    const nodes =
      femData.elements[e];


    const xy =
      nodes.map(
        n =>
          femData.coords[n]
      );


    const gpVals =
      femData.gaussResults[e]
      .map(
        p =>
          field === "eps"
            ? p.eps
            : p.sigma
      );


    for (
      let a = 0;
      a < nSub;
      a++
    ) {

      const xi1 =
        -1
        +
        2 * a / nSub;


      const xi2 =
        -1
        +
        2 * (a + 1) / nSub;


      for (
        let b = 0;
        b < nSub;
        b++
      ) {

        const eta1 =
          -1
          +
          2 * b / nSub;


        const eta2 =
          -1
          +
          2 * (b + 1) / nSub;


        const xic =
          0.5
          *
          (
            xi1 + xi2
          );


        const etac =
          0.5
          *
          (
            eta1 + eta2
          );


        const val =
          interpolateGaussField(
            gpVals,
            xic,
            etac
          );


        const p1 =
          toScreen(
            ...naturalPoint(
              xy,
              xi1,
              eta1,
              femData.q9
            )
          );


        const p2 =
          toScreen(
            ...naturalPoint(
              xy,
              xi2,
              eta1,
              femData.q9
            )
          );


        const p3 =
          toScreen(
            ...naturalPoint(
              xy,
              xi2,
              eta2,
              femData.q9
            )
          );


        const p4 =
          toScreen(
            ...naturalPoint(
              xy,
              xi1,
              eta2,
              femData.q9
            )
          );


        fill(
          fieldColour(
            val,
            minV,
            maxV
          )
        );


        quad(

          p1[0],
          p1[1],

          p2[0],
          p2[1],

          p3[0],
          p3[1],

          p4[0],
          p4[1]
        );
      }
    }
  }


  // ----------------------------------------------------------
  // ELEMENT OUTLINES
  // ----------------------------------------------------------

  noFill();

  stroke(
    70,
    70,
    70,
    80
  );


  strokeWeight(
    0.4
  );


  for (
    const element
    of femData.elements
  ) {

    const corners = [

      element[0],

      element[1],

      element[2],

      element[3]
    ];


    beginShape();


    for (
      const n
      of corners
    ) {

      const p =
        toScreen(

          femData.coords[n][0],

          femData.coords[n][1]
        );


      vertex(
        p[0],
        p[1]
      );
    }


    endShape(
      CLOSE
    );
  }


  // ----------------------------------------------------------
  // ACTUAL 3 x 3 GAUSS POINTS
  // ----------------------------------------------------------

  noStroke();

  fill(
    20,
    20,
    20,
    52
  );


  for (
    const elemGP
    of femData.gaussResults
  ) {

    for (
      const oneGP
      of elemGP
    ) {

      const p =
        toScreen(
          oneGP.x,
          oneGP.y
        );


      circle(
        p[0],
        p[1],
        1.4
      );
    }
  }


  // ----------------------------------------------------------
  // COLOUR BAR
  // ----------------------------------------------------------

  const cbX =
    x0 + 31;


  const cbY =
    bodyTop;


  const cbW =
    5;


  const cbH =
    bodyBottom
    -
    bodyTop;


  const nBar =
    50;


  noStroke();


  for (
    let k = 0;
    k < nBar;
    k++
  ) {

    const t =
      k
      /
      (
        nBar - 1
      );


    const val =
      maxV
      -
      t
      *
      (
        maxV - minV
      );


    fill(
      fieldColour(
        val,
        minV,
        maxV
      )
    );


    rect(
      cbX,
      cbY + t * cbH,
      cbW,
      cbH / nBar + 1
    );
  }


  fill(70);

  fontSize(
    FS_XTINY
  );


  textAlign(
    LEFT,
    TOP
  );


  text(
    formatFieldValue(
      maxV
    ),
    cbX + 7,
    cbY - 2
  );


  textAlign(
    LEFT,
    BOTTOM
  );


  text(
    formatFieldValue(
      minV
    ),
    cbX + 7,
    cbY + cbH + 2
  );


  noFill();

  stroke(120);

  strokeWeight(
    0.5
  );


  rect(
    bodyLeft,
    bodyTop,
    bodyRight - bodyLeft,
    bodyBottom - bodyTop
  );
}


// ============================================================
// GAUSS FIELD RANGE
// ============================================================

function gaussFieldRange(
  field
) {

  let minV =
    Infinity;


  let maxV =
    -Infinity;


  for (
    const elemGP
    of femData.gaussResults
  ) {

    for (
      const p
      of elemGP
    ) {

      const value =
        field === "eps"
          ? p.eps
          : p.sigma;


      minV =
        Math.min(
          minV,
          value
        );


      maxV =
        Math.max(
          maxV,
          value
        );
    }
  }


  if (
    Math.abs(
      maxV - minV
    )
    <
    1e-14
  ) {

    const ref =
      Math.max(
        Math.abs(
          maxV
        ),
        1e-8
      );


    minV -=
      0.05 * ref;


    maxV +=
      0.05 * ref;
  }


  return {

    min:
      minV,

    max:
      maxV
  };
}


// ============================================================
// INTERPOLATE FIELD THROUGH 3 x 3 GAUSS POINTS
// ============================================================

function interpolateGaussField(
  values,
  xi,
  eta
) {

  const g =
    Math.sqrt(
      3 / 5
    );


  const Lx =
    gaussQuadraticBasis(
      xi,
      g
    );


  const Le =
    gaussQuadraticBasis(
      eta,
      g
    );


  let value = 0;


  for (
    let i = 0;
    i < 3;
    i++
  ) {

    for (
      let j = 0;
      j < 3;
      j++
    ) {

      value +=
        Lx[i]
        *
        Le[j]
        *
        values[
          i * 3 + j
        ];
    }
  }


  return value;
}


// ============================================================
// QUADRATIC BASIS THROUGH GAUSS LOCATIONS
// ============================================================

function gaussQuadraticBasis(
  s,
  g
) {

  return [

    s
    *
    (s - g)
    /
    (
      2 * g * g
    ),

    1
    -
    (
      s * s
    )
    /
    (
      g * g
    ),

    s
    *
    (s + g)
    /
    (
      2 * g * g
    )
  ];
}


// ============================================================
// CONTOUR COLOUR
// ============================================================

function fieldColour(
  value,
  minV,
  maxV
) {

  if (
    maxV <= minV
  ) {

    return color(
      245
    );
  }


  // ----------------------------------------------------------
  // RANGE CROSSES ZERO
  // ----------------------------------------------------------

  if (
    minV < 0
    &&
    maxV > 0
  ) {

    if (
      value <= 0
    ) {

      const t =
        constrain(

          (
            value - minV
          )
          /
          (
            0 - minV
          ),

          0,
          1
        );


      return lerpColor(

        color(
          45,
          95,
          190
        ),

        color(
          250,
          250,
          250
        ),

        t
      );
    }


    const t =
      constrain(
        value / maxV,
        0,
        1
      );


    return lerpColor(

      color(
        250,
        250,
        250
      ),

      color(
        205,
        55,
        45
      ),

      t
    );
  }


  const t =
    constrain(

      (
        value - minV
      )
      /
      (
        maxV - minV
      ),

      0,
      1
    );


  return lerpColor(

    color(
      55,
      105,
      195
    ),

    color(
      215,
      60,
      45
    ),

    t
  );
}


// ============================================================
// PULSATING VERTICAL SLIDER
// ============================================================

function drawVerticalSlider() {

  const yy =
    yFromPhysicalY(
      currentY
    );


  stroke(85);

  strokeWeight(1);


  line(
    sliderX,
    graphTop,
    sliderX,
    graphBottom
  );


  line(
    sliderX - 4,
    graphTop,
    sliderX + 4,
    graphTop
  );


  line(
    sliderX - 4,
    graphBottom,
    sliderX + 4,
    graphBottom
  );


  noStroke();

  fill(55);

  fontSize(
    FS_SMALL
  );


  textAlign(
    LEFT,
    CENTER
  );


  text(
    "y = h",
    sliderX + 8,
    graphTop
  );


  text(
    "y = 0",
    sliderX + 8,
    graphBottom
  );


  // ----------------------------------------------------------
  // PULSE
  // ----------------------------------------------------------

  const pulse =
    0.5
    +
    0.5
    *
    Math.sin(
      frameCount
      *
      0.07
    );


  const pulseDiameter =
    18
    +
    10 * pulse;


  const pulseAlpha =
    95
    -
    65 * pulse;


  noFill();

  stroke(
    25,
    80,
    210,
    pulseAlpha
  );


  strokeWeight(
    1.2
  );


  circle(
    sliderX,
    yy,
    pulseDiameter
  );


  fill(255);

  stroke(
    25,
    80,
    210
  );


  strokeWeight(
    1.4
  );


  circle(
    sliderX,
    yy,
    14
  );


  noStroke();

  fill(
    25,
    80,
    210
  );


  circle(
    sliderX,
    yy,
    5
  );


  fill(
    25,
    75,
    190
  );


  fontSize(
    FS_TINY
  );


  textAlign(
    LEFT,
    CENTER
  );


  text(
    `${currentY.toFixed(0)} mm`,
    sliderX + 8,
    yy
  );
}


// ============================================================
// CURRENT HEIGHT GUIDE
// ============================================================

function drawCurrentHeightGuide() {

  const yy =
    yFromPhysicalY(
      currentY
    );


  stroke(
    60,
    90,
    160,
    38
  );


  strokeWeight(
    0.7
  );


  drawingContext.setLineDash(
    [
      4,
      4
    ]
  );


  line(
    sliderX,
    yy,
    sigmaContourX + contourW,
    yy
  );


  drawingContext.setLineDash(
    []
  );
}


// ============================================================
// RESULT GRAPH
// ============================================================

function drawGraph(
  x0,
  title,
  axisLabel,
  exactFunction,
  range,
  exactCurrent,
  femCurrent,
  field
) {

  const left =
    x0;


  const right =
    x0
    +
    plotW;


  const minValue =
    range.min;


  const maxValue =
    range.max;


  noStroke();

  fill(30);

  fontSize(
    FS_BASE
  );


  textAlign(
    CENTER,
    BOTTOM
  );


  text(
    title,
    left + plotW / 2,
    graphTop - 8
  );


  // ----------------------------------------------------------
  // FRAME
  // ----------------------------------------------------------

  noFill();

  stroke(115);

  strokeWeight(
    0.65
  );


  rect(
    left,
    graphTop,
    plotW,
    graphBottom - graphTop
  );


  // ----------------------------------------------------------
  // HEIGHT GRID
  // ----------------------------------------------------------

  const heightTicks = [
    0,
    500,
    1000,
    1500,
    2000,
    2500,
    3000
  ];


  for (
    const physicalY
    of heightTicks
  ) {

    const yy =
      yFromPhysicalY(
        physicalY
      );


    stroke(232);

    strokeWeight(
      0.55
    );


    line(
      left,
      yy,
      right,
      yy
    );


    noStroke();

    fill(90);

    fontSize(
      FS_XTINY
    );


    textAlign(
      RIGHT,
      CENTER
    );


    text(
      physicalY,
      left - 4,
      yy
    );
  }


  // ----------------------------------------------------------
  // ZERO LINE
  // ----------------------------------------------------------

  if (
    minValue < 0
    &&
    maxValue > 0
  ) {

    const zeroX =
      map(
        0,
        minValue,
        maxValue,
        left,
        right
      );


    stroke(215);

    strokeWeight(
      0.6
    );


    line(
      zeroX,
      graphTop,
      zeroX,
      graphBottom
    );
  }


  // ----------------------------------------------------------
  // EXACT
  // ----------------------------------------------------------

  if (
    showExact
  ) {

    noFill();

    stroke(
      25,
      90,
      225
    );


    strokeWeight(
      1.7
    );


    beginShape();


    for (
      let i = 0;
      i <= 220;
      i++
    ) {

      const physicalY =
        h
        *
        i
        /
        220;


      const value =
        exactFunction(
          physicalY
        );


      vertex(

        map(
          value,
          minValue,
          maxValue,
          left,
          right
        ),

        yFromPhysicalY(
          physicalY
        )
      );
    }


    endShape();
  }


  // ----------------------------------------------------------
  // FEM
  // ----------------------------------------------------------

  if (
    showFEM
  ) {

    drawFEMFieldCurve(
      left,
      minValue,
      maxValue,
      field
    );
  }


  // ----------------------------------------------------------
  // CURRENT LOCATION
  // ----------------------------------------------------------

  const py =
    yFromPhysicalY(
      currentY
    );


  if (
    showExact
  ) {

    fill(255);

    stroke(
      25,
      90,
      225
    );


    strokeWeight(
      1.5
    );


    circle(

      map(
        exactCurrent,
        minValue,
        maxValue,
        left,
        right
      ),

      py,

      7
    );
  }


  if (
    showFEM
  ) {

    noStroke();

    fill(
      235,
      45,
      35
    );


    circle(

      map(
        femCurrent,
        minValue,
        maxValue,
        left,
        right
      ),

      py,

      5
    );
  }


  drawMovingValues(
    left,
    py,
    exactCurrent,
    femCurrent
  );


  // ----------------------------------------------------------
  // AXIS LABEL
  // ----------------------------------------------------------

  noStroke();

  fill(60);

  fontSize(
    FS_TINY
  );


  textAlign(
    CENTER,
    TOP
  );


  text(
    axisLabel,
    left + plotW / 2,
    graphBottom + 17
  );


  drawValueTick(
    left,
    minValue
  );


  drawValueTick(
    right,
    maxValue
  );


  if (
    minValue < 0
    &&
    maxValue > 0
  ) {

    drawValueTick(

      map(
        0,
        minValue,
        maxValue,
        left,
        right
      ),

      0
    );
  }
}


// ============================================================
// MOVING EXACT / FEM VALUES
// ============================================================

function drawMovingValues(
  left,
  y,
  exactValue,
  femValue
) {

  fontSize(
    FS_XTINY
  );


  const exactText =
    `Ex ${formatFieldValue(exactValue)}`;


  const femText =
    `FEM ${formatFieldValue(femValue)}`;


  const gap =
    4;


  const exactWidth =
    showExact
      ? textWidth(
          exactText
        )
      : 0;


  const femWidth =
    showFEM
      ? textWidth(
          femText
        )
      : 0;


  const totalWidth =

    exactWidth

    +

    femWidth

    +

    (
      showExact
      &&
      showFEM
        ? gap
        : 0
    );


  let x =
    left
    +
    (
      plotW - totalWidth
    )
    /
    2;


  const textY =
    constrain(
      y - 9,
      graphTop + 9,
      graphBottom - 6
    );


  textAlign(
    LEFT,
    CENTER
  );


  if (
    showExact
  ) {

    noStroke();

    fill(
      20,
      80,
      205
    );


    text(
      exactText,
      x,
      textY
    );


    x +=
      exactWidth
      +
      gap;
  }


  if (
    showFEM
  ) {

    noStroke();

    fill(
      205,
      40,
      30
    );


    text(
      femText,
      x,
      textY
    );
  }
}


// ============================================================
// FEM FIELD CURVE
// ============================================================

function drawFEMFieldCurve(
  left,
  minValue,
  maxValue,
  field
) {

  const data =
    femData.centerline;


  const values =
    field === "v"

      ? data.v

      : field === "eps"

        ? data.eps

        : data.sigma;


  stroke(
    235,
    45,
    35
  );


  strokeWeight(
    1.2
  );


  noFill();


  drawingContext.setLineDash(
    [
      5,
      3
    ]
  );


  // ----------------------------------------------------------
  // EACH ELEMENT SEGMENT DRAWN SEPARATELY
  // ----------------------------------------------------------

  let start = 0;


  while (
    start < data.ys.length
  ) {

    const currentElement =
      data.eid[start];


    let end =
      start;


    while (

      end + 1 < data.ys.length

      &&

      data.eid[
        end + 1
      ]
      ===
      currentElement

    ) {

      end++;
    }


    beginShape();


    for (
      let k = start;
      k <= end;
      k++
    ) {

      vertex(

        map(
          values[k],
          minValue,
          maxValue,
          left,
          left + plotW
        ),

        yFromPhysicalY(
          data.ys[k]
        )
      );
    }


    endShape();


    start =
      end + 1;
  }


  drawingContext.setLineDash(
    []
  );


  // ----------------------------------------------------------
  // ONE MARKER PER ELEMENT ROW
  // ----------------------------------------------------------

  noStroke();

  fill(
    235,
    45,
    35
  );


  for (
    let j = 0;
    j < ny;
    j++
  ) {

    const yMid =
      (
        j + 0.5
      )
      *
      h
      /
      ny;


    const q =
      getFEMValueAt(
        yMid
      );


    const value =
      field === "v"

        ? q.v

        : field === "eps"

          ? q.eps

          : q.sigma;


    circle(

      map(
        value,
        minValue,
        maxValue,
        left,
        left + plotW
      ),

      yFromPhysicalY(
        yMid
      ),

      ny >= 10
        ? 2.2
        : 3.4
    );
  }
}


// ============================================================
// GRAPH RANGE
// ============================================================

function getCombinedRange(
  exactFunction,
  field
) {

  let minValue =
    Infinity;


  let maxValue =
    -Infinity;


  for (
    let i = 0;
    i <= 250;
    i++
  ) {

    const value =
      exactFunction(
        i * h / 250
      );


    minValue =
      Math.min(
        minValue,
        value
      );


    maxValue =
      Math.max(
        maxValue,
        value
      );
  }


  const values =
    field === "v"

      ? femData.centerline.v

      : field === "eps"

        ? femData.centerline.eps

        : femData.centerline.sigma;


  for (
    const value
    of values
  ) {

    minValue =
      Math.min(
        minValue,
        value
      );


    maxValue =
      Math.max(
        maxValue,
        value
      );
  }


  minValue =
    Math.min(
      minValue,
      0
    );


  maxValue =
    Math.max(
      maxValue,
      0
    );


  let span =
    maxValue
    -
    minValue;


  if (
    Math.abs(
      span
    )
    <
    1e-14
  ) {

    const reference =
      Math.max(
        Math.abs(
          maxValue
        ),
        1e-6
      );


    minValue -=
      0.25
      *
      reference;


    maxValue +=
      0.25
      *
      reference;


    span =
      maxValue
      -
      minValue;
  }


  const padding =
    0.12
    *
    span;


  return {

    min:
      minValue
      -
      padding,

    max:
      maxValue
      +
      padding
  };
}


// ============================================================
// CONTROLS
// ============================================================

function drawControls() {

  controlHits = [];


  noStroke();

  fill(247);


  rect(
    controlsX,
    controlsY,
    controlsW,
    controlsH,
    5
  );


  const row1 =
    controlsY + 27;


  const row2 =
    controlsY + 70;


  drawToggle(
    25,
    row1,
    "Exact",
    showExact,
    "exact"
  );


  drawToggle(
    100,
    row1,
    "FEM",
    showFEM,
    "fem"
  );


  drawToggle(
    170,
    row1,
    "Body",
    bodyForceOn,
    "body"
  );


  drawToggle(
    245,
    row1,
    "Full bottom",
    fullBottomFixed,
    "bottom"
  );


  drawElementToggle(
    390,
    row1
  );


  drawNumberButtons(
    25,
    row2,
    "nx",
    nxOptions,
    nx,
    "nx"
  );


  drawNumberButtons(
    105,
    row2,
    "ny",
    nyOptions,
    ny,
    "ny"
  );
}


// ============================================================
// Q8 / Q9 TOGGLE
// ============================================================

function drawElementToggle(
  x,
  y
) {

  fontSize(
    FS_BASE
  );


  noStroke();

  fill(45);


  textAlign(
    LEFT,
    CENTER
  );


  text(
    "Element",
    x,
    y
  );


  const q8x =
    x
    +
    textWidth(
      "Element"
    )
    +
    10;


  fontSize(
    FS_SMALL
  );


  fill(
    useQ9
      ? 105
      : 25
  );


  text(
    "Q8",
    q8x,
    y
  );


  const switchX =
    q8x
    +
    textWidth(
      "Q8"
    )
    +
    7;


  const switchY =
    y - 8;


  const switchW =
    30;


  const switchH =
    16;


  fill(
    55,
    120,
    215
  );


  stroke(145);

  strokeWeight(
    0.7
  );


  rect(
    switchX,
    switchY,
    switchW,
    switchH,
    10
  );


  const knobX =
    useQ9

      ? switchX
        +
        switchW
        -
        8

      : switchX
        +
        8;


  fill(255);

  stroke(125);

  strokeWeight(
    0.65
  );


  circle(
    knobX,
    switchY + switchH / 2,
    13
  );


  noStroke();

  fontSize(
    FS_SMALL
  );


  fill(
    useQ9
      ? 25
      : 105
  );


  text(
    "Q9",
    switchX + switchW + 7,
    y
  );


  controlHits.push({

    type:
      "toggle",

    key:
      "element",

    x,

    y:
      y - 13,

    w:
      (
        switchX
        +
        switchW
        +
        7
        +
        textWidth(
          "Q9"
        )
      )
      -
      x,

    h:
      26
  });
}


// ============================================================
// NORMAL TOGGLE
// ============================================================

function drawToggle(
  x,
  y,
  label,
  active,
  key
) {

  fontSize(
    FS_BASE
  );


  noStroke();

  fill(45);


  textAlign(
    LEFT,
    CENTER
  );


  text(
    label,
    x,
    y
  );


  const labelWidth =
    textWidth(
      label
    );


  const switchX =
    x
    +
    labelWidth
    +
    8;


  const switchY =
    y - 8;


  const switchW =
    30;


  const switchH =
    16;


  fill(

    active

      ? color(
          55,
          120,
          215
        )

      : color(
          224
        )
  );


  stroke(145);

  strokeWeight(
    0.7
  );


  rect(
    switchX,
    switchY,
    switchW,
    switchH,
    10
  );


  const knobX =
    active

      ? switchX
        +
        switchW
        -
        8

      : switchX
        +
        8;


  fill(255);

  stroke(125);

  strokeWeight(
    0.65
  );


  circle(
    knobX,
    switchY + switchH / 2,
    13
  );


  controlHits.push({

    type:
      "toggle",

    key,

    x,

    y:
      y - 13,

    w:
      labelWidth
      +
      8
      +
      switchW,

    h:
      26
  });
}


// ============================================================
// NUMBER BUTTONS
// ============================================================

function drawNumberButtons(
  x,
  y,
  label,
  options,
  current,
  key
) {

  fontSize(
    FS_BASE
  );


  noStroke();

  fill(45);


  textAlign(
    LEFT,
    CENTER
  );


  text(
    label,
    x,
    y
  );


  let buttonX =
    x
    +
    textWidth(
      label
    )
    +
    9;


  for (
    const value
    of options
  ) {

    const buttonW =
      value >= 10
        ? 20
        : 17;


    const buttonH =
      20;


    if (
      value === current
    ) {

      noStroke();

      fill(218);


      rect(
        buttonX,
        y - buttonH / 2,
        buttonW,
        buttonH,
        4
      );
    }


    noStroke();


    fill(
      value === current
        ? 25
        : 105
    );


    fontSize(
      FS_SMALL
    );


    textAlign(
      CENTER,
      CENTER
    );


    text(
      value,
      buttonX + buttonW / 2,
      y
    );


    controlHits.push({

      type:
        "number",

      key,

      value,

      x:
        buttonX,

      y:
        y - buttonH / 2,

      w:
        buttonW,

      h:
        buttonH
    });


    buttonX +=
      buttonW
      +
      2;
  }
}


// ============================================================
// MOUSE
// ============================================================

function mousePressed() {

  // ----------------------------------------------------------
  // SLIDER
  // ----------------------------------------------------------

  if (

    Math.abs(
      mouseX - sliderX
    )
    <
    18

    &&

    mouseY >= graphTop

    &&

    mouseY <= graphBottom

  ) {

    sliderDragging =
      true;


    currentY =
      physicalYFromScreen(
        mouseY
      );


    return;
  }


  // ----------------------------------------------------------
  // CONTROLS
  // ----------------------------------------------------------

  for (
    const hit
    of controlHits
  ) {

    if (

      !insideRect(

        mouseX,
        mouseY,

        hit.x,
        hit.y,
        hit.w,
        hit.h
      )

    ) {

      continue;
    }


    if (
      hit.type === "toggle"
    ) {

      if (
        hit.key === "exact"
      ) {

        showExact =
          !showExact;
      }


      if (
        hit.key === "fem"
      ) {

        showFEM =
          !showFEM;
      }


      if (
        hit.key === "body"
      ) {

        bodyForceOn =
          !bodyForceOn;


        updateFEM();
      }


      if (
        hit.key === "bottom"
      ) {

        fullBottomFixed =
          !fullBottomFixed;


        updateFEM();
      }


      if (
        hit.key === "element"
      ) {

        useQ9 =
          !useQ9;


        updateFEM();
      }


      return;
    }


    if (
      hit.type === "number"
    ) {

      if (
        hit.key === "nx"
      ) {

        nx =
          hit.value;
      }


      if (
        hit.key === "ny"
      ) {

        ny =
          hit.value;
      }


      updateFEM();


      return;
    }
  }
}


// ============================================================
// DRAG / RELEASE
// ============================================================

function mouseDragged() {

  if (
    sliderDragging
  ) {

    currentY =
      physicalYFromScreen(
        mouseY
      );
  }
}


function mouseReleased() {

  sliderDragging =
    false;
}


// ============================================================
// HIT TEST
// ============================================================

function insideRect(
  x,
  y,
  rx,
  ry,
  rw,
  rh
) {

  return (

    x >= rx

    &&

    x <= rx + rw

    &&

    y >= ry

    &&

    y <= ry + rh
  );
}


// ============================================================
// COORDINATE MAPPING
// ============================================================

function yFromPhysicalY(y) {

  return map(

    y,

    0,
    h,

    graphBottom,
    graphTop
  );
}


function physicalYFromScreen(y) {

  return map(

    constrain(
      y,
      graphTop,
      graphBottom
    ),

    graphBottom,
    graphTop,

    0,
    h
  );
}


// ============================================================
// ARROW
// ============================================================

function drawArrow(
  x1,
  y1,
  x2,
  y2,
  arrowColor
) {

  stroke(
    arrowColor
  );


  strokeWeight(
    1.05
  );


  line(
    x1,
    y1,
    x2,
    y2
  );


  const angle =
    Math.atan2(
      y2 - y1,
      x2 - x1
    );


  push();


  translate(
    x2,
    y2
  );


  rotate(
    angle
  );


  fill(
    arrowColor
  );


  noStroke();


  triangle(

    0,
    0,

    -4,
    -2.2,

    -4,
    2.2
  );


  pop();
}


// ============================================================
// GRAPH TICK
// ============================================================

function drawValueTick(
  px,
  value
) {

  stroke(105);

  strokeWeight(
    0.6
  );


  line(
    px,
    graphBottom,
    px,
    graphBottom + 4
  );


  noStroke();

  fill(80);

  fontSize(
    FS_XTINY
  );


  textAlign(
    CENTER,
    TOP
  );


  text(
    formatAxisValue(
      value
    ),
    px,
    graphBottom + 5
  );
}


// ============================================================
// NUMBER FORMATTING
//
// Avoid misleading rounding such as:
//
// 0.002500 -> 0.003
// 0.002498 -> 0.002
// ============================================================

function formatFieldValue(
  value
) {

  const a =
    Math.abs(
      value
    );


  if (
    a < 1e-14
  ) {

    return "0";
  }


  if (
    a < 1e-3
  ) {

    return value.toExponential(
      2
    );
  }


  if (
    a < 1e-2
  ) {

    return value.toFixed(
      5
    );
  }


  if (
    a < 1
  ) {

    return value.toFixed(
      4
    );
  }


  return value.toFixed(
    3
  );
}


function formatAxisValue(
  value
) {

  const a =
    Math.abs(
      value
    );


  if (
    a < 1e-14
  ) {

    return "0";
  }


  if (
    a < 1e-3
  ) {

    return value.toExponential(
      1
    );
  }


  if (
    a < 1e-2
  ) {

    return value.toFixed(
      4
    );
  }


  if (
    a < 1
  ) {

    return value.toFixed(
      3
    );
  }


  return value.toFixed(
    2
  );
}
